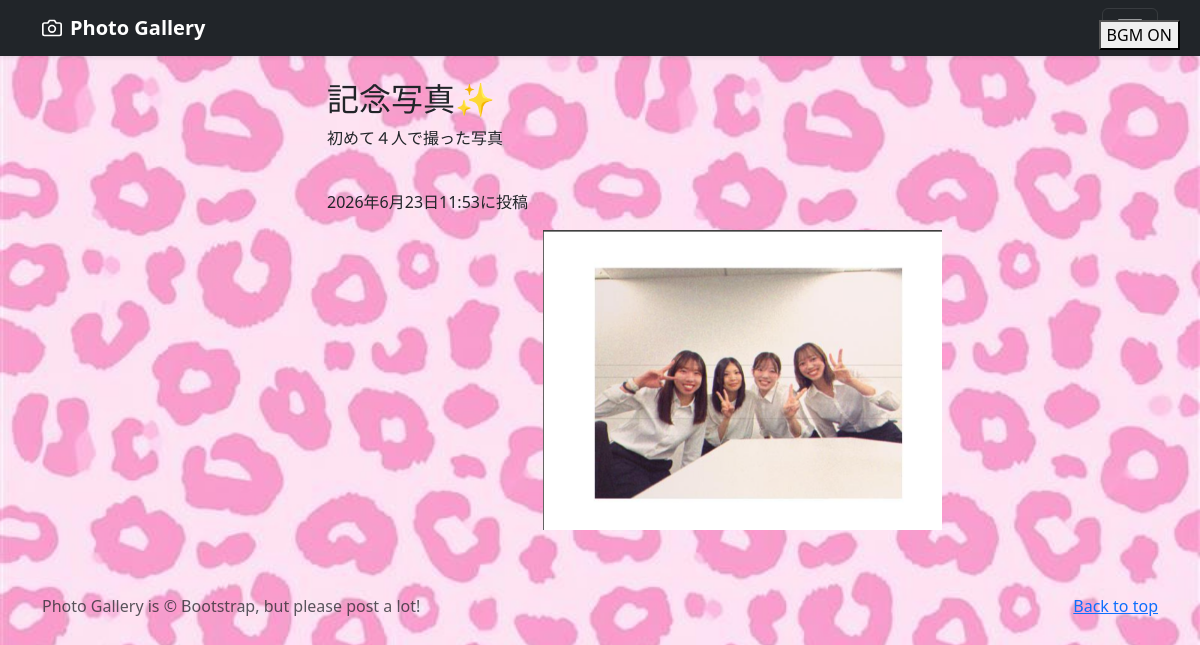
The page /photo-detail/1 (signed in) on the database its author committed.
### photo/models.py (models this page shows, shortened)
class PhotoPost(models.Model):
    user = models.ForeignKey(
        customUser,
        verbose_name='ユーザー',
        on_delete=models.CASCADE
        )
    category = models.ForeignKey(
        Category,
        verbose_name='カテゴリ',
        on_delete=models.PROTECT
        )
    title = models.CharField(
        verbose_name='タイトル', # フィールドのタイトル
        max_length=200 # 最大文字数は200
        )
    comment = models.TextField(
        verbose_name='コメント', # フィールドのタイトル
        )
    image1 = models.ImageField(
        verbose_name='イメージ1', # フィールドのタイトル
        upload_to = 'photos' # MEDIA_ROOT以下のphotosにファイルを保存
        )
    image2 = models.ImageField(
        verbose_name='イメージ2', # フィールドのタイトル
        upload_to = 'photos', # MEDIA_ROOT以下のphotosにファイルを保存
        blank=True, # フィールド値の設定は必須ではない
        null=True # データベースにnullが保存されることを許容
        )
    posted_at = models.DateTimeField(
        verbose_name='投稿日時', # フィールドのタイトル
        auto_now_add=True # 日時を自動追加
        )

### photo/views.py (the view)
class DetailView(DetailView):
    template_name = 'detail.html'
    model = PhotoPost

### photo/templates/detail.html (shortened to what this page needs)
{% extends 'base.html' %}
    {% block contents %}
    <br>
    <div class="container">
        <div class="row">
            <div class="col offset-3">
                <h2>{{object.title}}</h2>
                <p>{{object.comment}}</p>
                <br>
                <p>{{object.posted_at}}に投稿</p>
                <p> <img src="{{ object.image1.url }}"style="width:100%; height:300px; object-fit:contain;"></p>
            </div>
        </div>
    </div>
    {% endblock %}

### photo/templates/base.html (shortened to what this page needs)
{% load static %}
<!doctype html>
<html lang="ja">
  <head>
    <link href="https://cdn.jsdelivr.net/npm/bootstrap@5.0.2/dist/css/bootstrap.min.css" rel="stylesheet">
<link href="../assets/dist/css/bootstrap.min.css" rel="stylesheet">
  </head>
  <body>
<button id="bgmToggle" style="
    position: fixed;
    top: 20px;
    right: 20px;
    z-index: 1000;
">
    BGM ON
</button>
</body>
<header>
  <div class="navbar navbar-dark bg-dark shadow-sm">
    <div class="container">
      <a href="{% url 'photo:index' %}" class="navbar-brand d-flex align-items-center">
        <strong>Photo Gallery</strong>
      </a>
    </div>
  </div>
</header>
<main>
  {% block contents %}{% endblock %}
</main>
<footer class="text-muted py-5">
  <div class="container">
    <p class="float-end mb-1"><a href="#">Back to top</a></p>
    <p class="mb-1">
      Photo Gallery is &copy; Bootstrap, but please post a lot!
    </p>
  </div>
</footer>
  </body>
</html>

### photo/templates/base.html (style rules this page uses)
body { background-image: url("/static/bg.jpg"); background-size: cover; background-repeat: no-repeat; }

### rows shown on the page
PhotoPost: title "記念写真✨", comment "初めて４人で撮った写真", posted_at "2026年6月23日11:53", image1 (picture)
